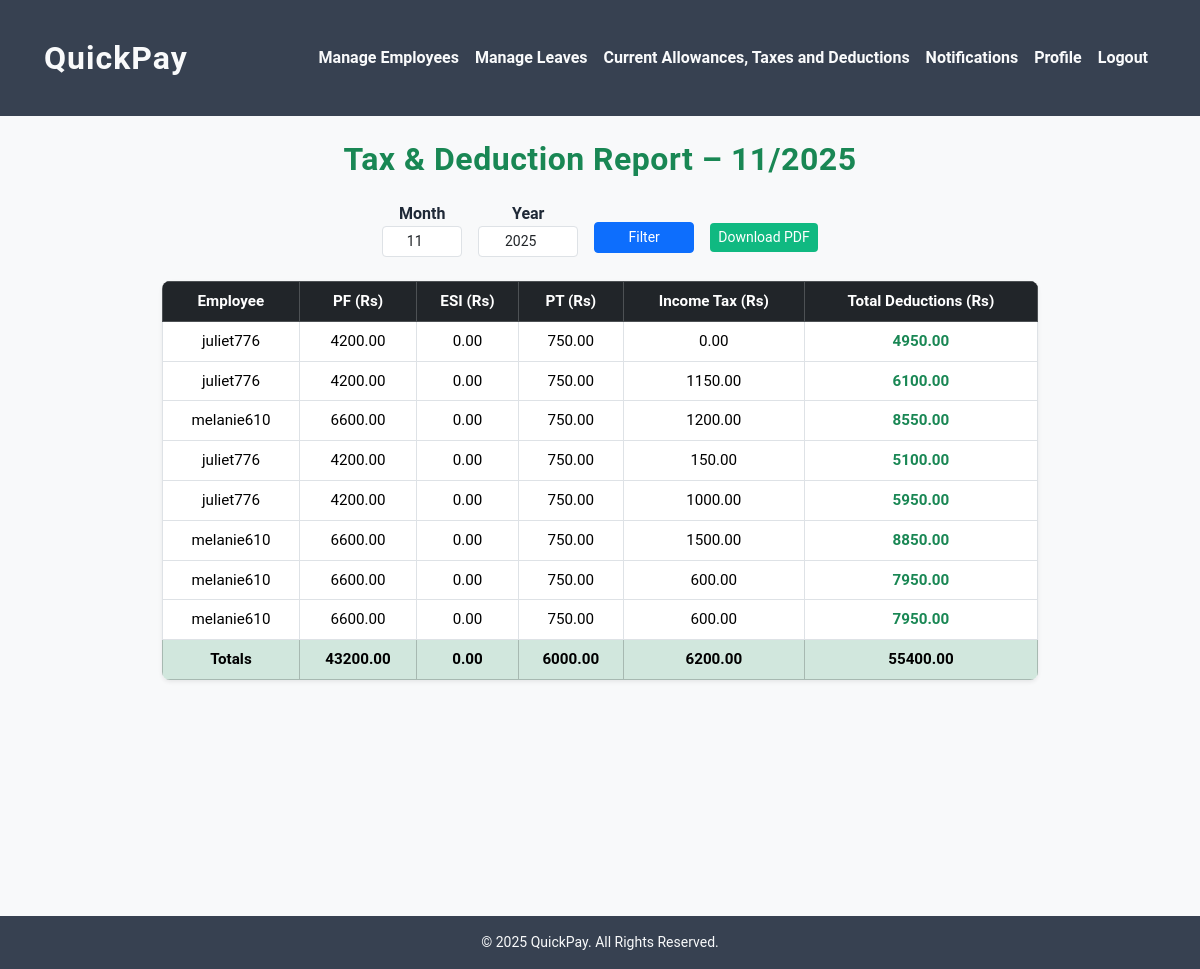
The app's page /tax_deduction_report (signed in) with its own data.
### payroll/models.py (models this page shows, shortened)
class TotalDeductions(models.Model):
    employee = models.ForeignKey(Employee, on_delete=models.CASCADE, related_name="deduction_summary")
    pf = models.DecimalField(max_digits=10, decimal_places=2, default=0.0)
    esi = models.DecimalField(max_digits=10, decimal_places=2, default=0.0)
    pt = models.DecimalField(max_digits=10, decimal_places=2, default=0.0)
    income_tax = models.DecimalField(max_digits=10, decimal_places=2, default=0.0)
    total_deduction = models.DecimalField(max_digits=10, decimal_places=2, default=0.0)
    date = models.DateField(auto_now_add=True)
    gross_salary_amount = models.DecimalField(max_digits=10, decimal_places=2, default=0.0)
    ESI_RATE = Decimal('0.0075')  # 0.75%

### employee/models.py (models this page shows, shortened)
class Employee(models.Model):
    STATUS_CHOICES = [
        ('active', 'Active'),
        ('on_leave', 'On Leave'),
        ('terminated', 'Terminated'),
    ]
    DEPARTMENT_CHOICES = [
        ('hr', 'Human Resources'),
        ('finance', 'Finance'),
        ('it', 'Information Technology'),
        ('marketing', 'Marketing'),
        ('sales', 'Sales'),
        ('operations', 'Operations'),
    ]
    user = models.OneToOneField(
        settings.AUTH_USER_MODEL,
        on_delete=models.CASCADE,
        related_name='employee_profile'
    )
    department = models.CharField(max_length=100, choices=DEPARTMENT_CHOICES, default='it')
    hire_date = models.DateField()
    salary = models.DecimalField(max_digits=10, decimal_places=2)
    status = models.CharField(max_length=20, choices=STATUS_CHOICES, default='active')
    updated_on = models.DateTimeField(auto_now=True)

### user/models.py (models this page shows, shortened)
class User(AbstractUser):
    USER_TYPES = [
        ('admin', 'Admin'),
        ('hr_manager', 'HR Manager'),
        ('payroll_manager', 'Payroll Manager'),
        ('employee', 'Employee'),
    ]
    role = models.CharField(max_length=25, choices=USER_TYPES, default='employee')
    address = models.CharField(max_length=150, null=True, blank=True)
    phone = models.CharField(max_length=10, null=True, blank=True)
    office_mail = models.EmailField(unique=True, null=True, blank=True)

### reports/views.py (the view)
# urls.py: path('tax_deduction_report', reports.views.tax_deduction_report, name='tax_deduction_report'),
def tax_deduction_report(request):
    month = int(request.GET.get('month', datetime.now().month))
    year = int(request.GET.get('year', datetime.now().year))
    deductions = TotalDeductions.objects.filter(date__month=month, date__year=year)
    totals = deductions.aggregate(
        total_pf=Sum('pf'),
        total_esi=Sum('esi'),
        total_pt=Sum('pt'),
        total_income_tax=Sum('income_tax'),
        total_deduction=Sum('total_deduction'),
    )
    for key in totals:
        totals[key] = totals[key] or 0
    context = {
        'deductions': deductions,
        'totals': totals,
        'month': month,
        'year': year,
    }
    return render(request, 'tax_deduction_report.html', context)

### Templates/tax_deduction_report.html (shortened to what this page needs)
{% extends 'base.html' %}
{% load static %}
{% block content %}
<div class="container-fluid py-4" style="background-color: #f8f9fa; min-height: 100vh;">
    <div class="text-center mb-4">
        <h2 class="fw-bold text-success">
            Tax & Deduction Report – {{ month }}/{{ year }}
        </h2>
    </div>
    <div class="d-flex justify-content-center align-items-center gap-3 mb-4 flex-wrap">
        <form method="get" class="d-flex align-items-center gap-3">
            <div class="d-flex flex-column text-center">
                <label for="month" class="fw-semibold">Month</label>
                <input type="number" id="month" name="month" min="1" max="12"
                       value="{{ month }}" class="form-control form-control-sm text-center"
                       style="width: 80px;">
            </div>
            <div class="d-flex flex-column text-center">
                <label for="year" class="fw-semibold">Year</label>
                <input type="number" id="year" name="year"
                       value="{{ year }}" class="form-control form-control-sm text-center"
                       style="width: 100px;">
            </div>
            <button type="submit" class="btn btn-primary btn-sm mt-3">Filter</button>
        </form>
        <form method="get" action="{% url 'tax_deduction_report_pdf' %}" class="mt-3">
            <button type="submit" class="btn btn-success btn-sm">
                 Download PDF
            </button>
        </form>
    </div>
    <div class="row justify-content-center">
        <div class="col-lg-9 col-md-10">
            <div class="table-responsive shadow-sm rounded-3">
                <table class="table table-bordered text-center align-middle mb-0">
                    <thead class="table-dark">
                        <tr>
                            <th>Employee</th>
                            <th>PF (Rs)</th>
                            <th>ESI (Rs)</th>
                            <th>PT (Rs)</th>
                            <th>Income Tax (Rs)</th>
                            <th>Total Deductions (Rs)</th>
                        </tr>
                    </thead>
                    <tbody>
                        {% for deduction in deductions %}
                        <tr>
                            <td>{{ deduction.employee.user.username }}</td>
                            <td>{{ deduction.pf|floatformat:2 }}</td>
                            <td>{{ deduction.esi|floatformat:2 }}</td>
                            <td>{{ deduction.pt|floatformat:2 }}</td>
                            <td>{{ deduction.income_tax|floatformat:2 }}</td>
                            <td class="fw-bold text-success">{{ deduction.total_deduction|floatformat:2 }}</td>
                        </tr>
                        {% empty %}
                        <tr>
                            <td colspan="6" class="text-muted">No records found for this month.</td>
                        </tr>
                        {% endfor %}
                        {% if totals %}
                        <tr class="table-success fw-bold">
                            <td>Totals</td>
                            <td>{{ totals.total_pf|floatformat:2 }}</td>
                            <td>{{ totals.total_esi|floatformat:2 }}</td>
                            <td>{{ totals.total_pt|floatformat:2 }}</td>
                            <td>{{ totals.total_income_tax|floatformat:2 }}</td>
                            <td>{{ totals.total_deduction|floatformat:2 }}</td>
                        </tr>
                        {% endif %}
                    </tbody>
                </table>
            </div>
        </div>
    </div>
</div>
{% endblock %}

### static/css/mystyle.css (style rules this page uses)
body { margin: 0; font-family: "Roboto", "Segoe UI", sans-serif; background: #f3f4f6; color: #1f2937; }
.btn-success { background-color: #10b981 !important; border: none; }

### Templates/tax_deduction_report.html (style rules this page uses)
body { overflow-x: hidden; }
h2 { letter-spacing: 0.5px; }
.table-responsive { max-width: 100%; overflow-x: auto; }
table th, table td { vertical-align: middle !important; font-size: 0.95rem; }
.btn { min-width: 100px; }
.btn-success { background-color: #1ABC9C; border: none; }

### records on screen
TotalDeductions: employee.user.username "juliet776", pf "4200.00", esi "0.00", pt "750.00", income_tax "0.00", total_deduction "4950.00"
TotalDeductions: employee.user.username "juliet776", pf "4200.00", esi "0.00", pt "750.00", income_tax "1150.00", total_deduction "6100.00"
TotalDeductions: employee.user.username "melanie610", pf "6600.00", esi "0.00", pt "750.00", income_tax "1200.00", total_deduction "8550.00"
TotalDeductions: employee.user.username "juliet776", pf "4200.00", esi "0.00", pt "750.00", income_tax "150.00", total_deduction "5100.00"
TotalDeductions: employee.user.username "juliet776", pf "4200.00", esi "0.00", pt "750.00", income_tax "1000.00", total_deduction "5950.00"
TotalDeductions: employee.user.username "melanie610", pf "6600.00", esi "0.00", pt "750.00", income_tax "1500.00", total_deduction "8850.00"
TotalDeductions: employee.user.username "melanie610", pf "6600.00", esi "0.00", pt "750.00", income_tax "600.00", total_deduction "7950.00"
TotalDeductions: employee.user.username "melanie610", pf "6600.00", esi "0.00", pt "750.00", income_tax "600.00", total_deduction "7950.00"

### other values on screen
{{ month }} "11"
{{ year }} "2025"
{{ totals.total_pf|floatformat:2 }} "43200.00"
{{ totals.total_esi|floatformat:2 }} "0.00"
{{ totals.total_pt|floatformat:2 }} "6000.00"
{{ totals.total_income_tax|floatformat:2 }} "6200.00"
{{ totals.total_deduction|floatformat:2 }} "55400.00"
